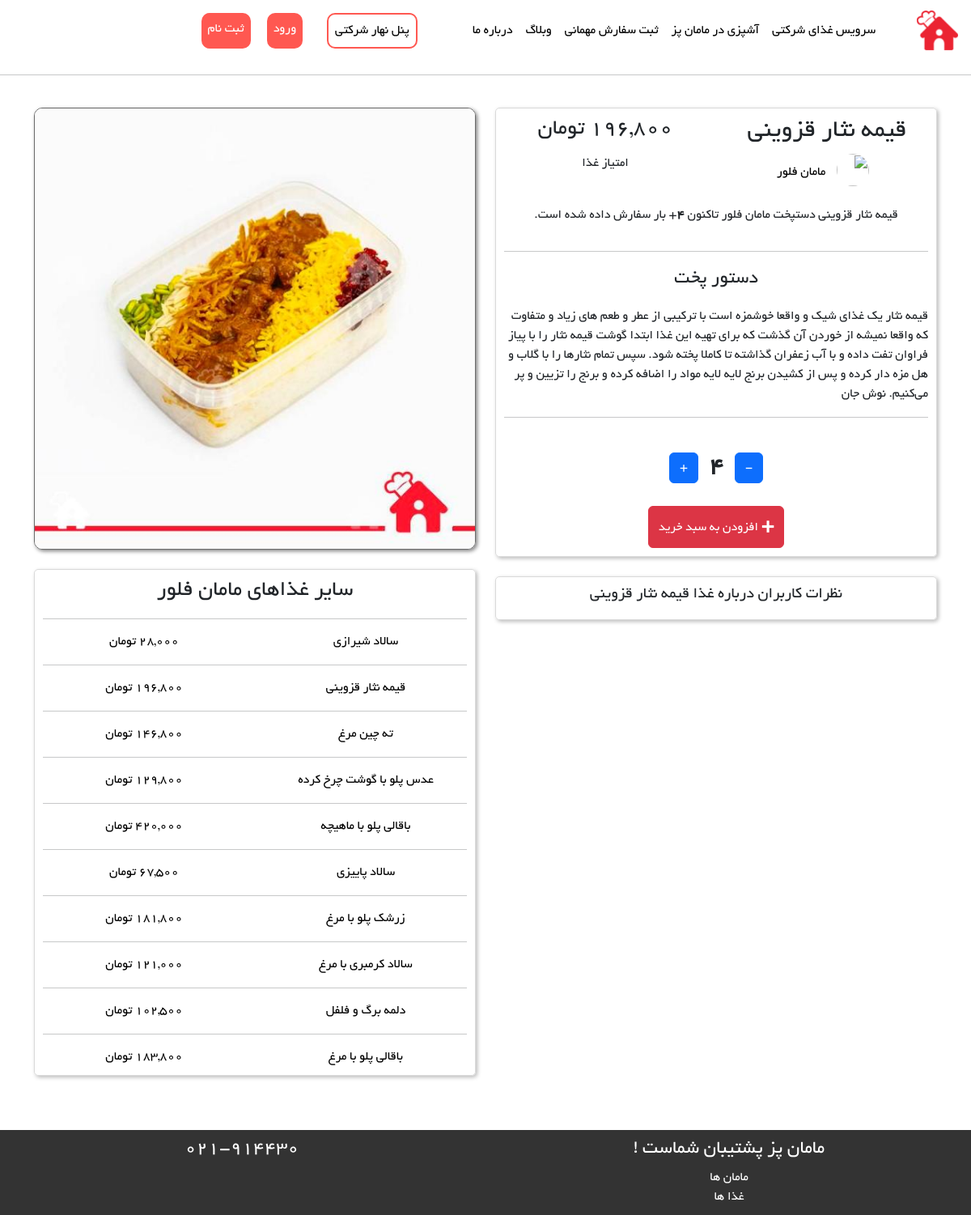
The app's page /foods/foods/10, older data.
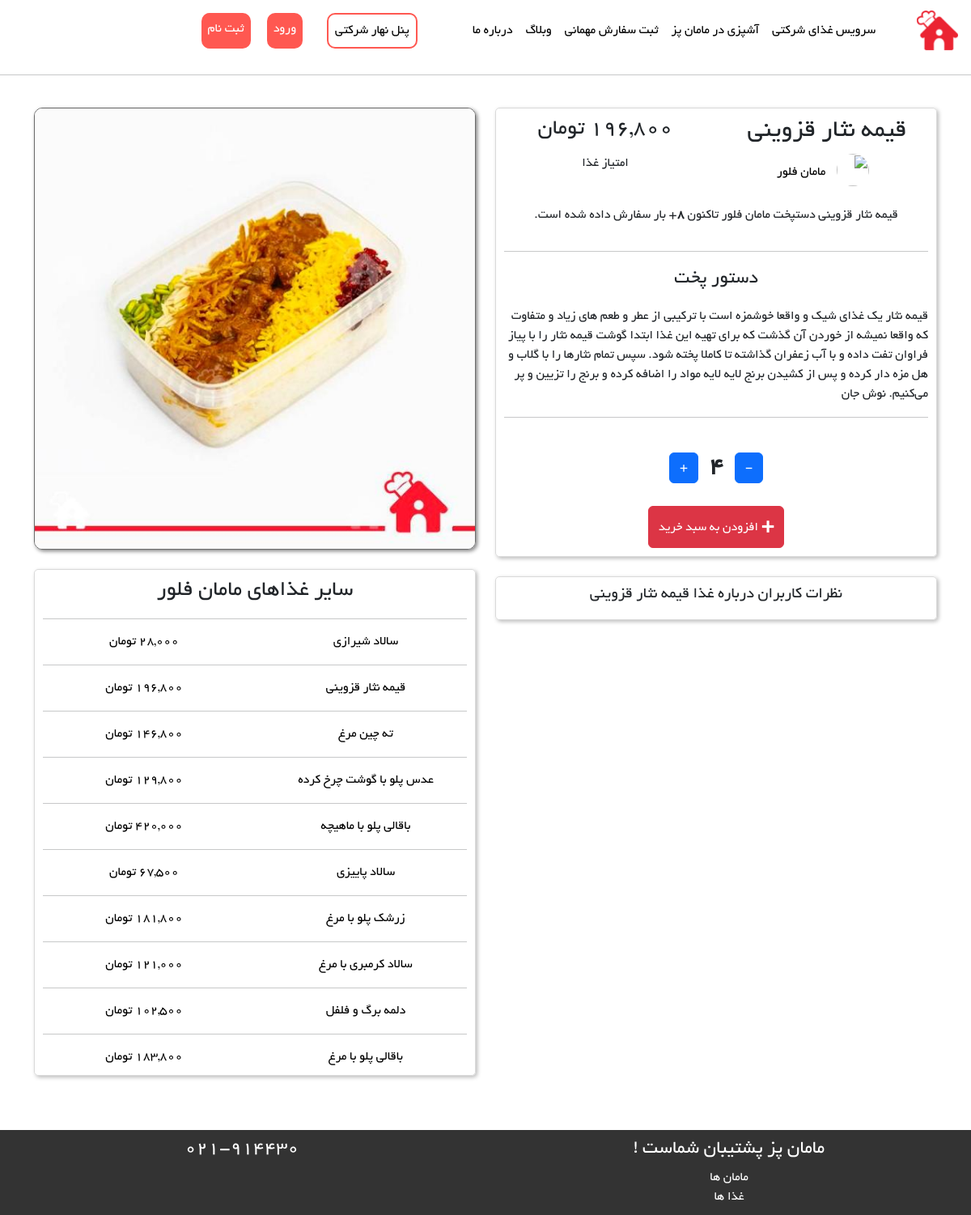
The same page, newer data.
### Food/models.py (models this page shows)
class FoodsModel(models.Model):
    mom = models.ForeignKey(MomsModel, on_delete=models.CASCADE)
    food_name = models.CharField(max_length=100)
    food_price = models.IntegerField()
    food_recipe = models.CharField(max_length=500)
    food_order = models.IntegerField(editable=False, default=0)
    food_photo = models.ImageField(upload_to='foods_picture')
    is_active = models.BooleanField(default=True)
    def __str__(self):
        return self.food_name
    class Meta:
        db_table = 'Foods'
        verbose_name = 'Food'
        verbose_name_plural = 'Foods'

### Moms/models.py (models this page shows, shortened)
class MomsModel(models.Model):
    user = models.ForeignKey(User, on_delete=models.CASCADE)
    profile_photo = models.ImageField(upload_to='moms_profiles', blank=True, null=True)
    home_number = models.CharField(max_length=20, blank=True, null=True)
    state = models.ForeignKey(State, on_delete=models.CASCADE, blank=True, null=True)
    city = models.ForeignKey(City, on_delete=models.CASCADE, blank=True, null=True)
    wallet = models.IntegerField(default=0)
    class Meta:
        db_table = 'Moms'
        verbose_name = 'Mom'
        verbose_name_plural = 'Moms'

### BaseApp/models.py (models this page shows, shortened)
class User(AbstractUser):
    phone_number = models.CharField(max_length=20, null=True, blank=True)
    email_active_code = models.CharField(max_length=100, null=True, blank=True)
    address = models.TextField(null=True, blank=True)
    is_mom = models.BooleanField(default=False)
    is_company = models.BooleanField(default=False)
    class Meta:
        db_table = 'User'

### Food/views.py (the view, shortened to what this page needs)
# urls.py: path('foods/<int:food_id>', views.FoodDetailsView.as_view(), name='FoodDetails'),
class FoodDetailsView(View):
    def get(self, request, food_id):
        add_comment_form = CommentForm()
        food: FoodsModel = FoodsModel.objects.filter(id=food_id).first()
        other_food = FoodsModel.objects.filter(mom_id=food.mom_id).order_by('-id')
        comments = Comment.objects.filter(food_id=food_id).order_by('-id')
        answers: Answer = Answer.objects.filter(comment__food_id=food_id)
        order_id = Order.objects.filter(user_id=request.user.id).first()
        order_detail = OrderDetail.objects.filter(order_id=order_id, is_paid=True, food_id=food_id)
        if order_detail:
            user_can_comment = True
        else:
            user_can_comment = False
        context = {
            'food': food,
            'other_food': other_food,
            'comments': comments,
            'user_can_comment': user_can_comment,
            'add_comment_form': add_comment_form,
            'answers': answers,
        }
        return render(request, 'Food/FoodDetails.html', context)

### Food/templates/Food/FoodDetails.html (shortened to what the changed rows need)
{% extends 'base/layout.html' %}
{% load static %}
{% load humanize %}
{% block HeaderLinks %}
    <link rel="stylesheet" href="{% static 'css/Moms/FoodDetails-style.css' %}">
{% endblock %}
{% block main %}
    <div class="row">
        <div class="col-md-6">
            <div class="box">
                <div class="row text-center">
                    <div class="col-6">
                        <h2>{{ food }}</h2>
                    </div>
                    <div class="col-6">
                        <h3>
                            {{ food.food_price|intcomma }} تومان
                        </h3>
                    </div>
                </div>
                <div class="row text-center">
                    <div class="col-6">
                        <a href="{% url 'MomProfile' mom_id=food.mom.user_id %}">
                            <img style="display: inline;" class="mom-profile"
                                 src="{% url 'getMomImage' mom_id=food.mom_id %}"/>
                            <p style="display: inline">مامان {{ food.mom.user.first_name }}</p>
                        </a>
                    </div>
                    <div class="col-6">امتیاز غذا</div>
                </div>
                <br/>
                {% if food.food_order != 0 %}
                    <div class="row text-center">
                        <div class="col-12">
                            <p>{{ food.food_name }} دستپخت مامان {{ food.mom.user.first_name }} تاکنون
                                <strong>{{ food.food_order }}</strong>+ بار سفارش داده شده است.</p>
                        </div>
                    </div>
                {% endif %}
                <hr/>
                <p class="dastor-pokht">دستور پخت</p>
                <p>{{ food.food_recipe }}</p>
                <hr/>
                <br/>
                {% if food.is_active %}
                    <div class="row text-center">
                        <div id="count" class="col-12">
                        </div>
                    </div>
                    <br/>
                    <div class="row">
                        <div class="col-12 text-center">
                        </div>
                    </div>
                {% else %}
                    <div class="row text-center">
                        <div class="col-12">
                            <p class="btn btn-secondary">غذا غیرفعال است</p>
                        </div>
                    </div>
                {% endif %}
            </div>
            <br/>
            <div class="box">
                <div class="row">
                    <div class="col-12 text-center">
                        <h5>نظرات کاربران درباره غذا {{ food.food_name }}</h5>
                    </div>
                </div>
            </div>
            <br/>
        </div>
        <div class="col-md-6">
            <div class="row">
                <div class="col-12 text-center">
                    <img id="food-photo" src="{{ food.food_photo.url }}"/>
                </div>
            </div>
            <br/>
            <div class="row">
                <div class="col-12">
                    <div class="box">
                        <div class="row text-center">
                            <div class="col-12">
                                <h3 style="margin: 0">سایر غذاهای مامان {{ food.mom.user.first_name }}</h3>
                            </div>
                        </div>
                        {% for food in other_food %}
                            <hr/>
                            <a href="{% url 'FoodDetails' food_id=food.id %}">
                                <div class="row text-center">
                                    <div class="col-6">
                                        <p style="margin: 0">{{ food.food_name }}</p>
                                    </div>
                                    <div class="col-6">{{ food.food_price|intcomma }} تومان</div>
                                </div>
                            </a>
                        {% endfor %}
                    </div>
                </div>
            </div>
        </div>
    </div>
{% endblock %}

Row changes from the older to the newer data that the page shows:
changed FoodsModel "قیمه نثار قزوینی": food_order "4" → "8"
